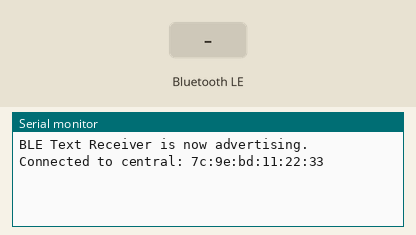
Simulated run of this sketch. Board: Arduino Nano 33 IoT. Parts: the last lines printed to the serial monitor. The test bench sets the inputs (shaded band). Nothing arrives over Bluetooth unless stated; a phone connects over Bluetooth LE 3 s after start.

Above: at 3.8 s.
3.9 s: Bluetooth LE write "1" received
At 5.1 s:
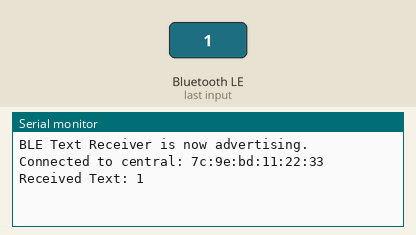
5.4 s: Bluetooth LE write "0" received
At 6.4 s:
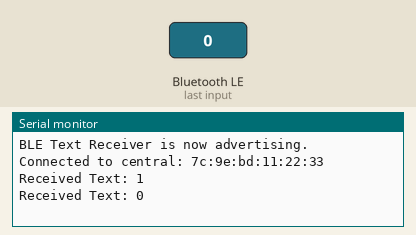
6.9 s: Bluetooth LE write "2" received
At 7.6 s:
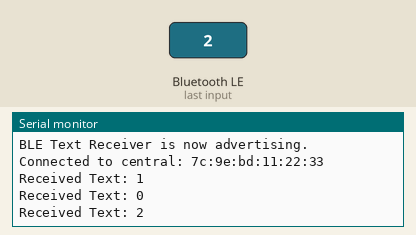

Measured:
- after the input at 3.9 s, the serial monitor: prints a new line at once (image 1)
- after the input at 5.4 s, the serial monitor: prints a new line at once (image 2)
- after the input at 6.9 s, the serial monitor: prints a new line at once (image 3)

The sketch:

v3code.ino
```cpp
/*
  GDG Arduino BLE Text Message Receiver

  This sketch uses the ArduinoBLE library to create a Bluetooth Low Energy (BLE) device
  that receives text messages through a BLE characteristic and prints them to the Serial Monitor.

  Author: OpenAI's ChatGPT (based on original code by Leonardo Cavagnis)
*/

// you can start

#include <ArduinoBLE.h>

// Define BLE Service and Characteristics UUIDs
#define TEXT_SERVICE_UUID       "1e03ce00-b8bc-4152-85e2-f096236d2833"
#define TEXT_MESSAGE_CHAR_UUID  "1e03ce01-b8bc-4152-85e2-f096236d2833"
// THESE ID NEEDS TO REFERCEN ON ANDRODI CODE I THINK
//ARE YOU THERE?yes

// BLE Service and Characteristic
BLEService            textService               (TEXT_SERVICE_UUID);
BLECharacteristic     textMessageCharacteristic(TEXT_MESSAGE_CHAR_UUID, BLERead | BLEWrite, 100); // Up to 100 characters

void setup() {
  Serial.begin(9600);
  while (!Serial);

  // Initialize BLE
  if (!BLE.begin()) {
    Serial.println("Starting BLE module failed!");
    while (1);
  }

  // Set up Peripheral Role
  BLE.setLocalName("TextReceiver");
  BLE.setAdvertisedService(textService);

  // Add Characteristic to Service
  textService.addCharacteristic(textMessageCharacteristic);

  // Add Service
  BLE.addService(textService);

  // Start Advertising
  BLE.advertise();

  Serial.println("BLE Text Receiver is now advertising.");
}

void loop() {
  // Handle Peripheral Connections and Characteristics
  BLEDevice central = BLE.central();

  if (central) {
    Serial.print("Connected to central: ");
    Serial.println(central.address());

    while (central.connected()) {
      // Check if Text Message Characteristic was written to
      if (textMessageCharacteristic.written()) {
        // Get the value and convert it to a String
        const uint8_t* value = textMessageCharacteristic.value();
        int length = textMessageCharacteristic.valueLength();

        // Convert to a String
        String receivedText = "";
        for (int i = 0; i < length; i++) {
          receivedText += (char)value[i];
        }

        // Print the received text message to the Serial Monitor
        Serial.print("Received Text: ");
        Serial.println(receivedText);
      }

      // Poll BLE for Peripheral role
      BLE.poll();
    }

    Serial.println("Central disconnected.");
  }

  // Poll BLE for Central role
  BLE.poll();
}
```
